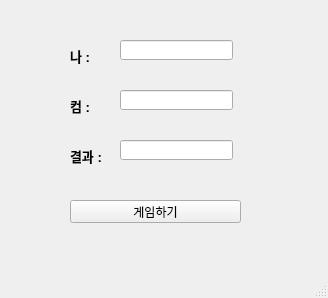
<?xml version="1.0" encoding="UTF-8"?>
<ui version="4.0">
 <class>MainWindow</class>
 <widget class="QMainWindow" name="MainWindow">
  <property name="geometry">
   <rect>
    <x>0</x>
    <y>0</y>
    <width>328</width>
    <height>298</height>
   </rect>
  </property>
  <property name="windowTitle">
   <string>MainWindow</string>
  </property>
  <widget class="QWidget" name="centralwidget">
   <widget class="QLabel" name="lblMine">
    <property name="geometry">
     <rect>
      <x>70</x>
      <y>40</y>
      <width>56</width>
      <height>31</height>
     </rect>
    </property>
    <property name="font">
     <font>
      <pointsize>10</pointsize>
      <weight>75</weight>
      <bold>true</bold>
     </font>
    </property>
    <property name="text">
     <string>나 :</string>
    </property>
   </widget>
   <widget class="QLabel" name="lblCom">
    <property name="geometry">
     <rect>
      <x>70</x>
      <y>90</y>
      <width>56</width>
      <height>31</height>
     </rect>
    </property>
    <property name="font">
     <font>
      <pointsize>10</pointsize>
      <weight>75</weight>
      <bold>true</bold>
     </font>
    </property>
    <property name="text">
     <string>컴 : </string>
    </property>
   </widget>
   <widget class="QLabel" name="lblResult">
    <property name="geometry">
     <rect>
      <x>70</x>
      <y>140</y>
      <width>56</width>
      <height>31</height>
     </rect>
    </property>
    <property name="font">
     <font>
      <pointsize>10</pointsize>
      <weight>75</weight>
      <bold>true</bold>
     </font>
    </property>
    <property name="text">
     <string>결과 : </string>
    </property>
   </widget>
   <widget class="QLineEdit" name="leMine">
    <property name="geometry">
     <rect>
      <x>120</x>
      <y>40</y>
      <width>113</width>
      <height>20</height>
     </rect>
    </property>
   </widget>
   <widget class="QLineEdit" name="leCom">
    <property name="geometry">
     <rect>
      <x>120</x>
      <y>90</y>
      <width>113</width>
      <height>20</height>
     </rect>
    </property>
   </widget>
   <widget class="QLineEdit" name="leResult">
    <property name="geometry">
     <rect>
      <x>120</x>
      <y>140</y>
      <width>113</width>
      <height>20</height>
     </rect>
    </property>
   </widget>
   <widget class="QPushButton" name="pb">
    <property name="geometry">
     <rect>
      <x>70</x>
      <y>200</y>
      <width>171</width>
      <height>23</height>
     </rect>
    </property>
    <property name="text">
     <string>게임하기</string>
    </property>
   </widget>
  </widget>
  <widget class="QMenuBar" name="menubar">
   <property name="geometry">
    <rect>
     <x>0</x>
     <y>0</y>
     <width>328</width>
     <height>21</height>
    </rect>
   </property>
  </widget>
  <widget class="QStatusBar" name="statusbar"/>
 </widget>
 <resources/>
 <connections/>
</ui>
